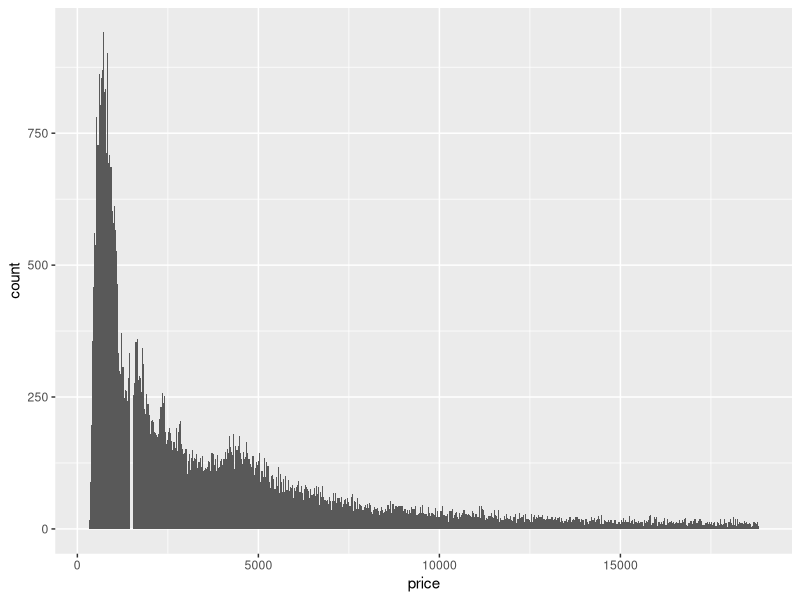
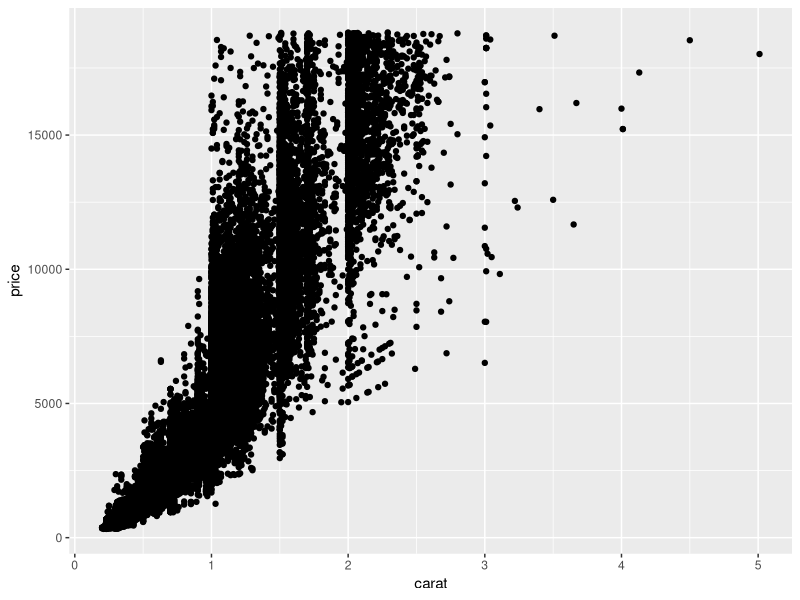
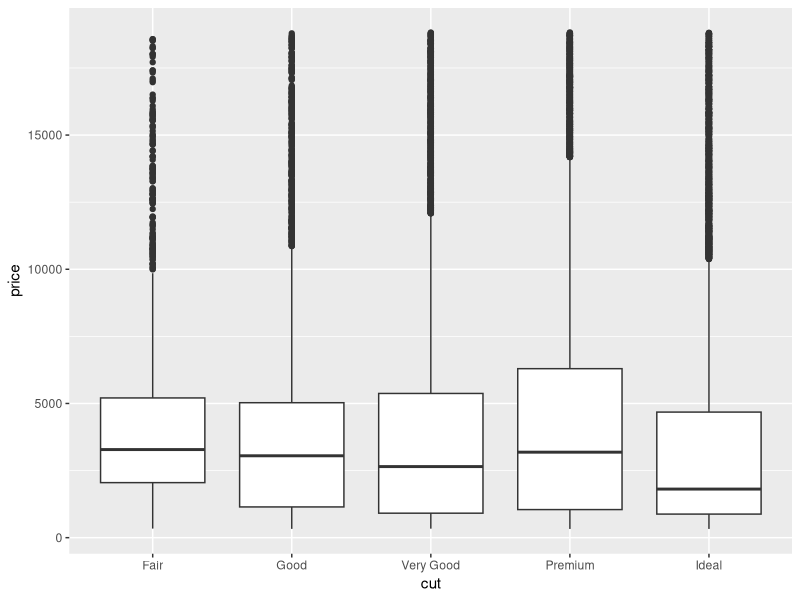
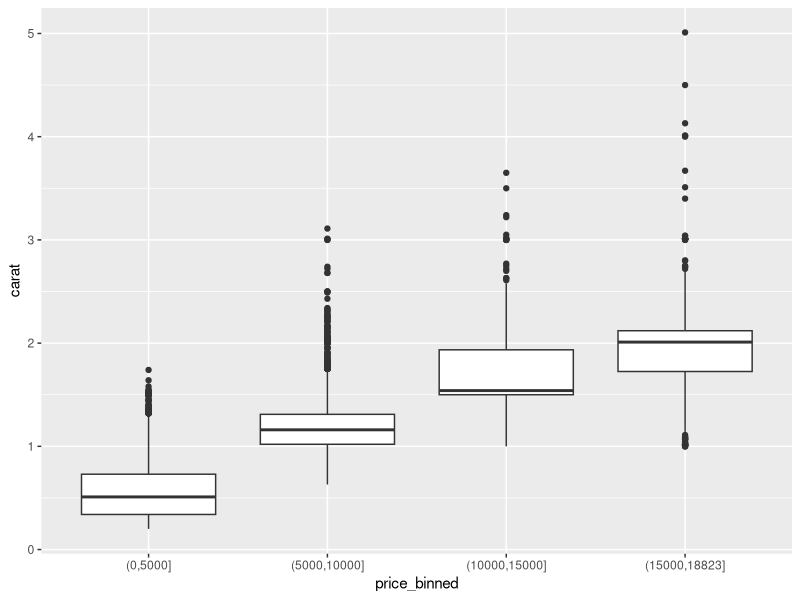

The R source for these figures, in order:
library(tidyverse)

#Q1
ggplot(data = diamonds) + 
  geom_histogram(mapping = aes(x=price), binwidth = 30)

#Q2
ggplot(diamonds, aes(x=carat, y=price)) + 
  geom_point()

ggplot(diamonds, aes(x=cut, y=price)) + 
  geom_boxplot()

#Q3



diamonds %>% 
  filter(!is.na(carat), !is.na(price)) %>%
  mutate(price_binned = cut(price, breaks=c(seq(0, max(price), 5000), 
                                            max(price)), dig.lab=10)) %>%
  ggplot(., aes(price_binned, carat)) + 
  geom_boxplot()

###